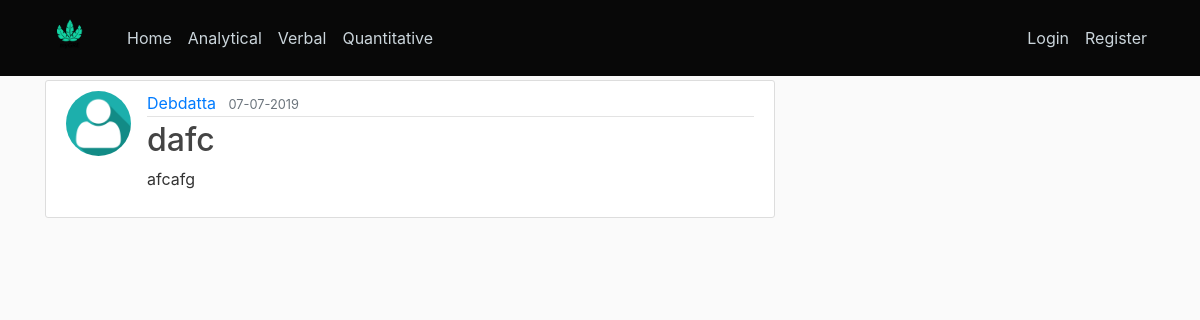
/post/1, run on the app's committed database.
### flaskblog/models.py (models this page shows, shortened)
class User(db.Model, UserMixin):
    id = db.Column(db.Integer, primary_key=True)
    username = db.Column(db.String(20), unique=True, nullable=False)
    email = db.Column(db.String(120), unique=True, nullable=False)
    image_file = db.Column(db.String(20), nullable=False, default='default.jpg')
    password = db.Column(db.String(60), nullable=False)
    posts = db.relationship('Post', backref='author', lazy=True)

class Post(db.Model):
    id = db.Column(db.Integer, primary_key=True)
    title = db.Column(db.String(100), nullable=False)
    date_posted = db.Column(db.DateTime, nullable=False, default=datetime.utcnow)
    content = db.Column(db.Text, nullable=False)
    user_id = db.Column(db.Integer, db.ForeignKey('user.id'), nullable=False)

### flaskblog/routes.py (the view)
@app.route("/post/<int:post_id>")
def post(post_id):
    post = Post.query.get_or_404(post_id)
    return render_template('post.html', title=post.title, post=post)

### flaskblog/templates/post.html (shortened to what this page needs)
{% extends "layout.html" %}
{% block content %}
  <article class="media content-section">
    <img class="rounded-circle article-img" src="{{ url_for('static', filename='profile_pics/' + post.author.image_file) }}">
    <div class="media-body">
      <div class="article-metadata">
        <a class="mr-2" href="{{ url_for('user_posts', username=post.author.username) }}">{{ post.author.username }}</a>
        <small class="text-muted">{{ post.date_posted.strftime('%d-%m-%Y') }}</small>
      </div>
      <h2 class="article-title">{{ post.title }}</h2>
      <p class="article-content">{{ post.content }}</p>
    </div>
  </article>
{% endblock content %}

### flaskblog/static/main.css (style rules this page uses)
body { background: #fafafa; color: #333333; margin-top: 5rem; }
h1, h2, h3, h4, h5, h6 { color: #ceab6c; }
.content-section { background: #ffffff; padding: 10px 20px; border: 1px solid #dddddd; border-radius: 3px; margin-bottom: 20px; }
.article-title { color: #444444; }
.article-content { white-space: pre-line; }
.article-img { height: 65px; width: 65px; margin-right: 16px; }
.article-metadata { padding-bottom: 1px; margin-bottom: 4px; border-bottom: 1px solid #e3e3e3 }

### data on the page
User: image_file (placeholder picture), author.username "Debdatta"
Post: date_posted "07-07-2019", title "dafc", content "afcafg"
